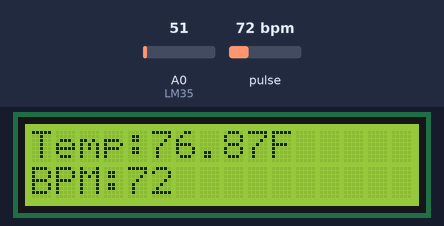
A sketch run on a simulated Arduino Uno, built with avr-gcc and run on an emulated ATmega328P. On the bench: 16×2 character LCD. The inputs (shaded band) are chosen by the test bench; at power-on: pulse 72 bpm, A0 (LM35) = 51. The modem accepts every AT command (registered, SIM ready, sends succeed) and sends nothing else; what the sketch prints to the serial monitor is not drawn.

Above: at 3.8 s.
3.9 s: pulse set to 149 bpm
At 5.3 s:
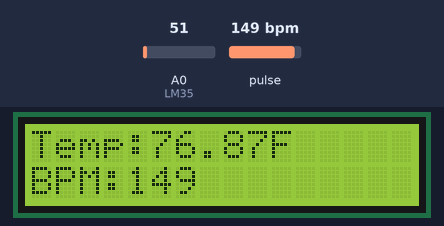
7.4 s: pulse set to 153 bpm
At 10.0 s:
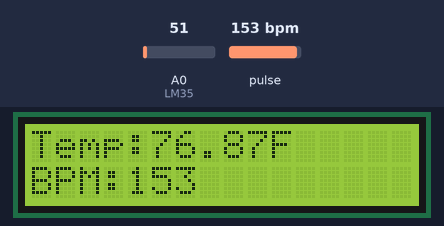
10.7 s: A0 (LM35) set to 61
At 13.5 s:
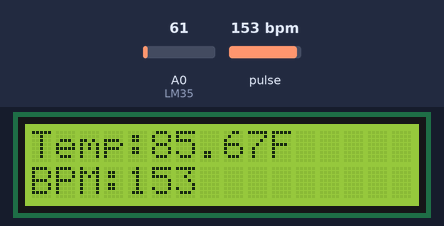
13.8 s: A0 (LM35) set to 71
At 15.8 s:
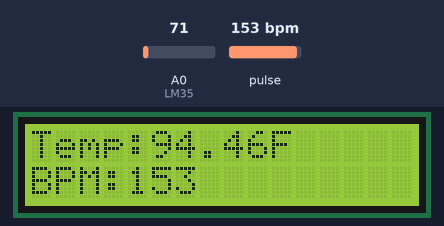
18.4 s: pulse set to 42 bpm
At 20.5 s:
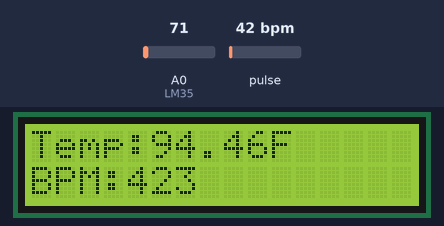
Timing chart, 0 to 22.0 s (numbered marks = the images above; inputs shaded):
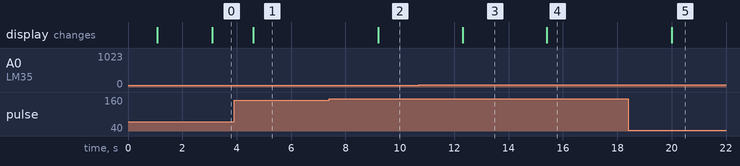

The sketch:

project.ino
```cpp
// include the library code:
#define USE_ARDUINO_INTERRUPTS true
#include <LiquidCrystal.h>   // Set-up low-level interrupts for most acurate BPM math.
#include <PulseSensorPlayground.h>
#include "SoftwareSerial.h"
#define LM35 A0

float lm_value;
float tempc;
float tempf;
int PulseWire = A1;
int Signal;                // holds the incoming raw data. Signal value can range from 0-1024
int Threshold = 545;  // Determine which Signal to "count as a beat", and which to ingore.
const int rs = 12, en = 11, d4 = 9, d5 = 8, d6 = 7, d7 = 6;
LiquidCrystal lcd(rs, en, d4, d5, d6, d7);
String cmd = "";
int row_excel = 0;
PulseSensorPlayground pulseSensor;

SoftwareSerial mySerial(2, 3);

void setup() {
  mySerial.begin(9600);
  Serial.begin(9600);
  Serial.println("Initializing...");
  delay(1000);
  Serial.println("CLEARDATA");
  Serial.println("LABEL, Date, Time, Temparature , Heart Rate");
  // set up the LCD's number of columns and rows:
  lcd.begin(16, 2);

  mySerial.println("AT");                 // Sends an ATTENTION command, reply should be OK
  updateSerial();
  mySerial.println("AT+CMGF=1");          // Configuration for sending SMS
  updateSerial();
  mySerial.println("AT+CNMI=1,2,0,0,0");  // Configuration for receiving SMS
  updateSerial();

  pulseSensor.analogInput(PulseWire);
  pulseSensor.setThreshold(Threshold);
   // Double-check the "pulseSensor" object was created and "began" seeing a signal.
   if (pulseSensor.begin()) {
    Serial.println("We created a pulseSensor Object !");  //This prints one time at Arduino power-up,  or on Arduino reset.
  }

}

void loop() {
  updateSerial();
  row_excel++;
  lm_value = analogRead(LM35);
  tempc = (lm_value * 500) / 1023;
  tempf = (tempc*1.8)+32;

  Serial.print("DATA, DATE, TIME, ");
  Serial.print(tempf);
  Serial.print(" ,");

  int BPM = pulseSensor.getBeatsPerMinute();
  if (pulseSensor.sawStartOfBeat()) {                          // Print phrase "BPM: "
  Serial.print(BPM);
  Serial.print(" ,");                       // Print the value inside of myBPM.
  }

  else{
    BPM = 0;
  }

  if ((tempf > 150) || (BPM > 150))
  {
    sendSMS();
  }


  Serial.println(" ");

  // set the cursor to column 0, line 1
  // (note: line 1 is the second row, since counting begins with 0):
  lcd.setCursor(0, 0);
  lcd.print("Temp:");
  lcd.print(tempf);
  lcd.setCursor(10, 0);
  lcd.print("F");

  lcd.setCursor(0, 1);
  lcd.print("BPM:");
  lcd.setCursor(4, 1);
  lcd.print(BPM);
  delay(1000);
}


void updateSerial()
{
  delay(500);
  while (Serial.available())
  {

    cmd+=(char)Serial.read();

    if(cmd!=""){
      cmd.trim();  // Remove added LF in transmit
      if (cmd.equals("S")) {
        sendSMS();
      } else {
        mySerial.print(cmd);
        mySerial.println("");
      }
    }
  }

  while(mySerial.available())
  {
    Serial.write(mySerial.read());//Forward what Software Serial received to Serial Port
  }
}

void sendSMS(){
  mySerial.println("AT+CMGF=1");
  delay(500);
  mySerial.println("AT+CMGS=\"+8801941729495\"\r");
  delay(500);
  mySerial.print("The patient is in critical condition. Check Now!");
  delay(500);
  mySerial.write(26);
}
```

Measured:
- after the input at 3.9 s, the display: changes after 0.71 s (image 1)
- after the input at 7.4 s, the display: changes after 1.8 s (image 2)
- after the input at 10.7 s, the display: changes after 1.6 s (image 3)
- after the input at 13.8 s, the display: changes after 1.6 s (image 4)
- after the input at 18.4 s, the display: changes after 1.6 s (image 5)
